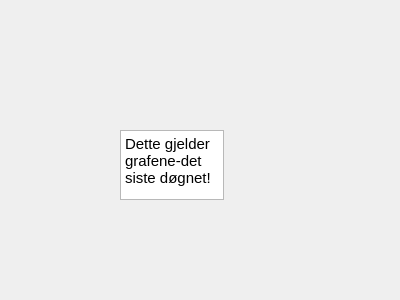
<?xml version="1.0" encoding="UTF-8"?>
<ui version="4.0">
 <class>OneDayDialog</class>
 <widget class="QDialog" name="OneDayDialog">
  <property name="geometry">
   <rect>
    <x>0</x>
    <y>0</y>
    <width>400</width>
    <height>300</height>
   </rect>
  </property>
  <property name="windowTitle">
   <string>Dialog</string>
  </property>
  <widget class="QTextEdit" name="textEdit">
   <property name="geometry">
    <rect>
     <x>120</x>
     <y>130</y>
     <width>104</width>
     <height>70</height>
    </rect>
   </property>
   <property name="html">
    <string>&lt;!DOCTYPE HTML PUBLIC &quot;-//W3C//DTD HTML 4.0//EN&quot; &quot;http://www.w3.org/TR/REC-html40/strict.dtd&quot;&gt;
&lt;html&gt;&lt;head&gt;&lt;meta name=&quot;qrichtext&quot; content=&quot;1&quot; /&gt;&lt;meta charset=&quot;utf-8&quot; /&gt;&lt;style type=&quot;text/css&quot;&gt;
p, li { white-space: pre-wrap; }
hr { height: 1px; border-width: 0; }
li.unchecked::marker { content: &quot;\2610&quot;; }
li.checked::marker { content: &quot;\2612&quot;; }
&lt;/style&gt;&lt;/head&gt;&lt;body style=&quot; font-family:'Ubuntu Sans'; font-size:11pt; font-weight:400; font-style:normal;&quot;&gt;
&lt;p style=&quot; margin-top:0px; margin-bottom:0px; margin-left:0px; margin-right:0px; -qt-block-indent:0; text-indent:0px;&quot;&gt;Dette gjelder grafene-det siste døgnet!&lt;/p&gt;&lt;/body&gt;&lt;/html&gt;</string>
   </property>
  </widget>
 </widget>
 <resources/>
 <connections/>
</ui>
